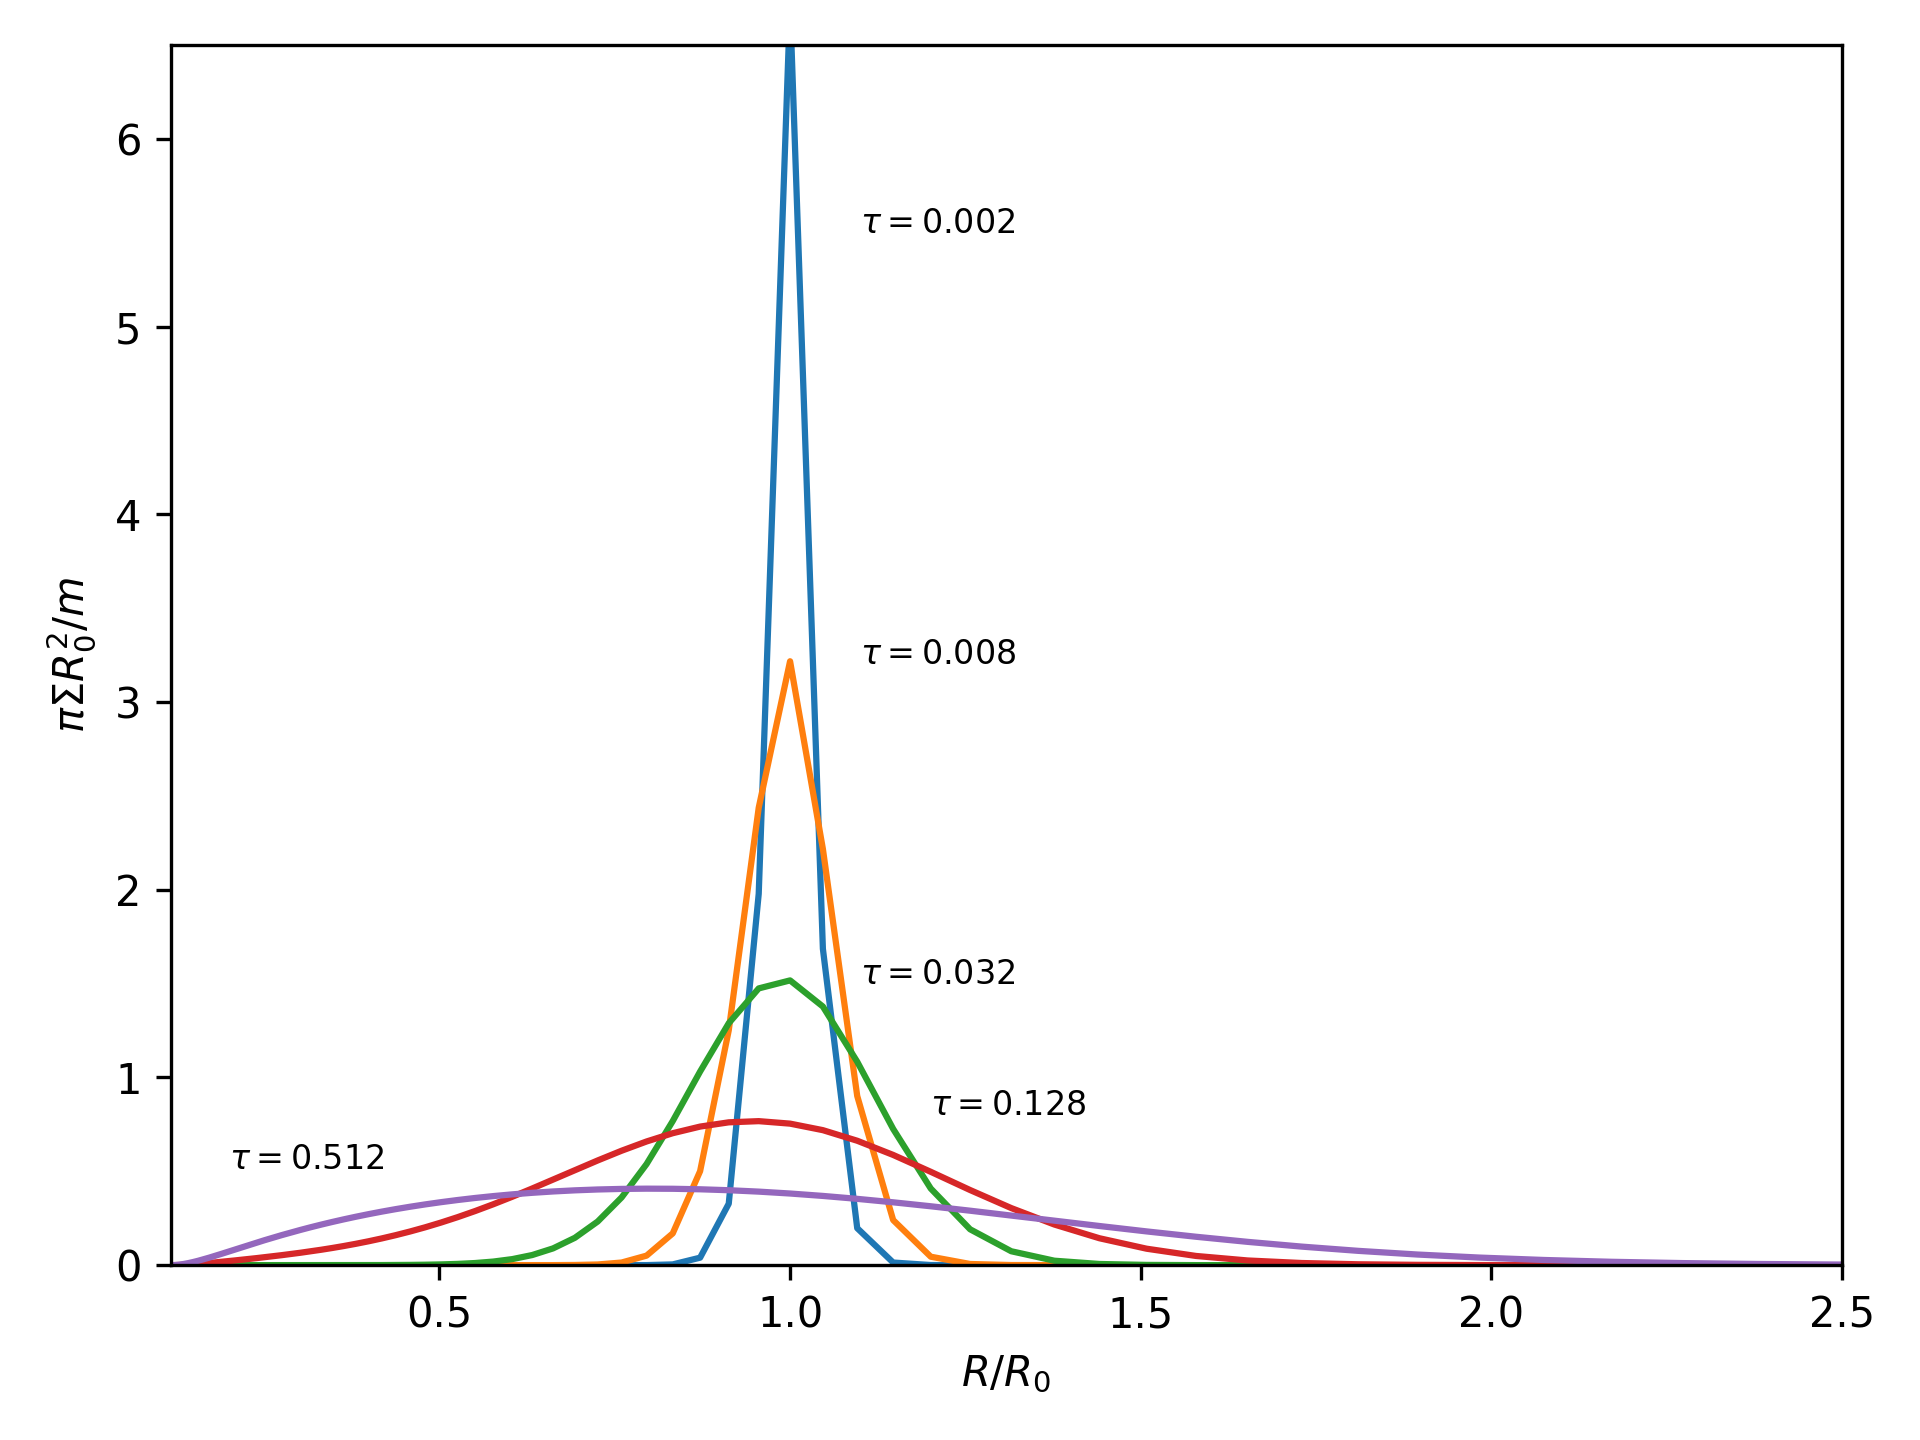

Here is the Python script that generated this plot:
"""
Code to compute diffusion example 

compare w.
"Accretion Power in Astrophysics" Fig. 5.1. (page 83) 
Frank, King, Raine 2002
"""
import numpy as np
import matplotlib.pyplot as plt
import accretiondisc.units as unt
import accretiondisc.disc as ad
from copy import deepcopy
import time 

def acc_power_example(Disc,       # passing the Disc
                          insertion_ring=200,  # Mass insertion ring
                          ctimediff=1,# init courant factor 
                          dt=1e-5,    # init timestep
                          diffTest=False, # boundary condition fudging
                          log=True):      # Additional info 
    """
    A test that perform diffusion with constant viscosity.
    To compare with "Accretion Power in Astrophysics" Fig. 5.1. (page 83) 
    Frank, King, Raine 2002
    OR
    Fig. 1. from Accretion discs in astrophysics
    http://adsabs.harvard.edu/abs/1981ARA%26A..19..137P
    10.1146/annurev.aa.19.090181.001033
    Pringle 1983
    """
    m = 1  #amount of mass inserted
    Disc.sigma[insertion_ring] = m / Disc.area[insertion_ring]
    data = []
    tt=0
    counter  = 0 # counter for saving plotting params
    counter1 = 0 # counter for changed timesteps
    plotVars = [ 0.002, 0.008, # times at which data is stored
                 0.032, 0.128, 0.512 ]
    Disc.nu[:] = 1e-10
    dimensionless_sigma = [] # Storage list
    dimensionless_time = 0 # dimensionless time
    Disc.ctime = ctimediff # courant determination
    while dimensionless_time<0.512: # main cycle
        """
        Copying current Disc
        If timesteps are too large using these to reset the disc
        """
        Disc_c = deepcopy(Disc)            
        Disc.ddt = ad.get_diffusion_time_step_jit_wrap(Disc)      
        diffsteps = np.ceil(dt / np.nanmin(Disc.ddt))
        Disc.ddt = dt / diffsteps
        diffsteps = int(diffsteps)
        fail = False
        dtf = 0
        for dst in range(diffsteps):
            Disc = ad.diffusion_jit_wrap(Disc)
            if ( (Disc.sigma<0).sum()>0 ):
                """
                If inner timestep was too large we reset the disc
                and repeat with smaller inner timestep
                """
                Disc = Disc_c
                dtf = dst / diffsteps
                Disc.ctime *= 0.5
                counter1+=1
                fail = True
                break
        if fail==False:
            """
            Adding data to log and increasing dimensionless time
            """
            tt += dt
            dimensionless_time = 12 * Disc.nu[insertion_ring] * tt / (Disc.rct[insertion_ring] * Disc.rct[insertion_ring])
            disc_mass = ( Disc.sigma * Disc.area )
            bh_acc_mass = ( Disc.bh_mass - 0.8 ) 
            data.append([dimensionless_time, tt, dt, Disc.ctime, counter1, diffsteps, disc_mass, bh_acc_mass])
            Disc.ctime = 0.1 * 0.5**4 # guess for better default ctime
            
        if dimensionless_time>plotVars[counter]:
            """
            Adding data to storage for plotting at predetermined times
            """
            dimensionless_sigma.append(Disc.sigma * Disc.rct[insertion_ring]**2 * np.pi) #/1~/m
            counter+=1
        if log: # output more params
            print( '\r At dimensionless time = {:3e}, ctime = {:3e}, ctimechange = {:3d}, diffsteps = {:3e}, disc_mass = {:03e}, smhb+disc mass = {:03e}'.format(dimensionless_time, Disc.ctime, counter1, diffsteps, (Disc.sigma*Disc.area).sum(), (Disc.bh_mass-0.8) + (Disc.sigma*Disc.area).sum()), end='',flush=True)
        else:
            print( '\r At dimensionless time  = {:3e}'.format(dimensionless_time), end='', flush=True)
    return Disc, dimensionless_sigma, data

save_all = True # Save calculation results?
file_name = "diff_example" # file name for calculation results?
plots = True # plot the results? 
save_path = "./"


start = time.time()  
D = ad.Disc(bh_mass=0.8, n_rings=200, mdot=0, mesc=0,
        rin=1.147e-06, rout=0.01, ctime=0.01, 
        disc_alpha = 0.1, h_r_init=0.002, PW=True)

insertion_distance = 1e-5
insertion_ring_number = np.abs(D.rct - insertion_distance).argmin()
D, dimensionless_sigma, data = acc_power_example(D, insertion_ring_number, ctimediff=0.01, log=True )
print("\n\n This took ",time.time()  - start)

if save_all: 
    np.save(save_path + file_name, np.array((D, dimensionless_sigma, data, insertion_ring_number), dtype=object), allow_pickle=True)


if plots:
    plt.figure(1, dpi=300)
    plt.title("")
    for i in range(len(dimensionless_sigma)):
        plt.plot(D.rct/D.rct[insertion_ring_number], dimensionless_sigma[i])
        plt.xlim(D.rct[0]/D.rct[insertion_ring_number],2.5)  
        plt.ylim(0,6.5)
    plt.xlabel("$R / R_0$")
    plt.text(1.1, 5.5, "$\\tau = 0.002$", fontsize=8)
    plt.text(1.1, 3.2, "$\\tau = 0.008$", fontsize=8)
    plt.text(1.1, 1.5, "$\\tau = 0.032$", fontsize=8)
    plt.text(1.2, 0.8, "$\\tau = 0.128$", fontsize=8)
    plt.text(0.2, 0.51, "$\\tau = 0.512$", fontsize=8)      
    plt.xlabel("$R/R_0$")
    plt.ylabel("$\\pi \\Sigma R_0^2/m$")
    plt.tight_layout()
    plt.savefig(save_path+"diffusion_example.png", dpi=300)